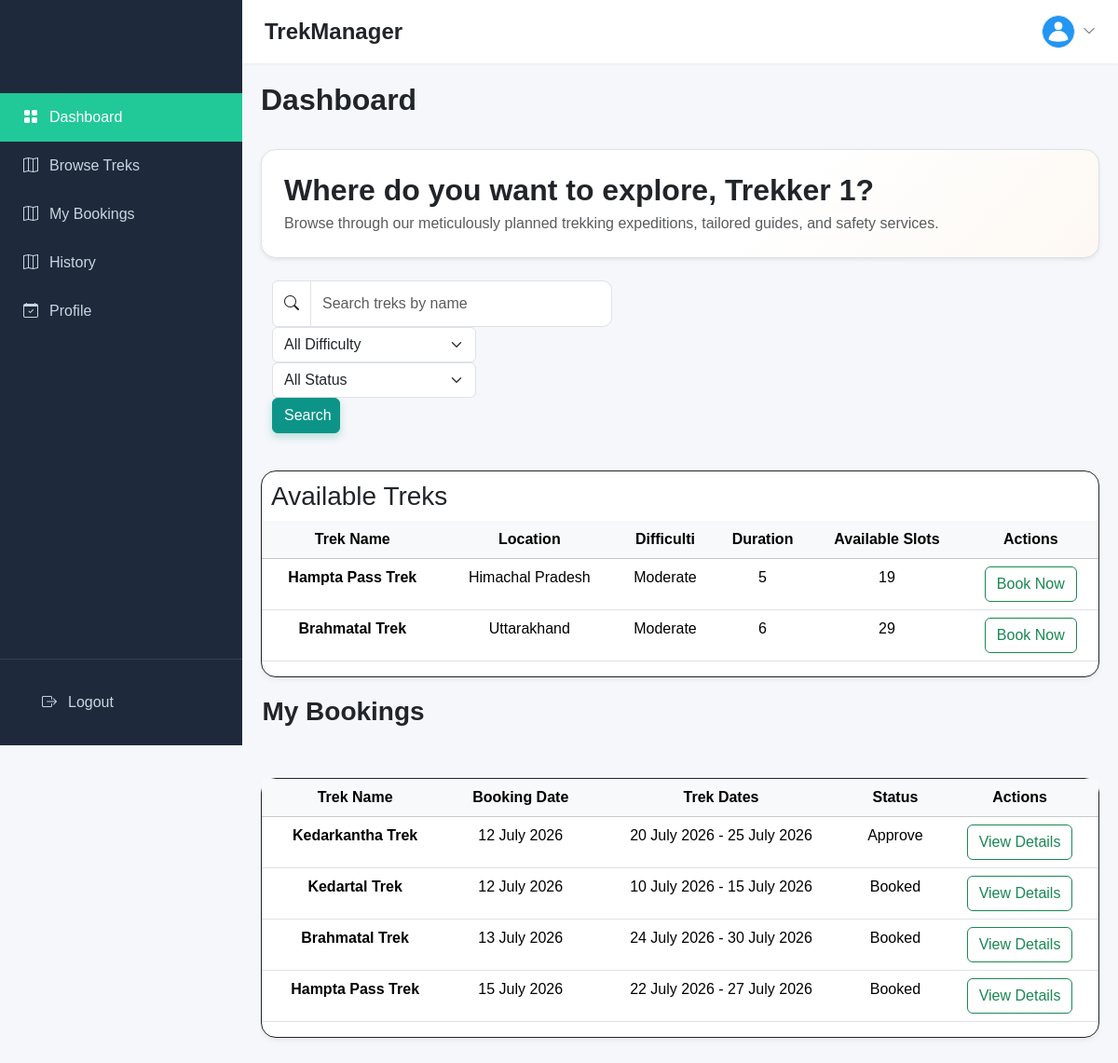
The page /trekker/1 on the database its author committed.
### application/models.py (models this page shows)
class User(db.Model):
    __tablename__ = "user"
    id = db.Column(db.Integer, primary_key=True)
    email = db.Column(db.String(), unique=True, nullable=False)
    password = db.Column(db.String(), nullable=False)
    fullname = db.Column(db.String(), nullable=False)
    role = db.Column(db.String(), nullable=False, default='trekker') #Admin, Staff, Trekker/user
    status = db.Column(db.String(), default='pending') #pending, approve or blacklist
    joined_date = db.Column(db.DateTime(), default = datetime.utcnow)
    bookings = db.relationship('Booking', backref = 'user', lazy = True, cascade = 'all, delete-orphan')

class Trek(db.Model):
    __tablename__ = "treks"
    id = db.Column(db.Integer, primary_key=True)
    trekname = db.Column(db.String(), nullable = False)
    location = db.Column(db.String(), nullable = False)
    difficulty = db.Column(db.String(), nullable = False, default = 'Moderate')
    duration = db.Column(db.String(), nullable = False)
    slots = db.Column(db.Integer(), nullable = False)
    status = db.Column(db.String(), default = 'pending') #Pending, Approved, Open, Full, Closed, Completed
    start_date = db.Column(db.DateTime(), nullable = False)
    end_date = db.Column(db.DateTime(), nullable = False)
    description = db.Column(db.Text(), nullable = False)
    sname = db.Column(db.String(), nullable = False)
    staff_id = db.Column(db.Integer, db.ForeignKey('staff_profile.id'))
    bookings = db.relationship('Booking', backref='trek', lazy=True, cascade='all, delete-orphan')

class Booking(db.Model):
    __tablename__ = "bookings"
    id = db.Column(db.Integer, primary_key = True)
    user_id = db.Column(db.Integer, db.ForeignKey('user.id'), nullable = False)
    trek_id = db.Column(db.Integer, db.ForeignKey('treks.id'), nullable = False)
    booking_date = db.Column(db.DateTime(), default = datetime.utcnow)
    status = db.Column(db.String(), default = "Booked") #Booked, Cancelled, Completed, Approve,

### application/auth.py (the view)
@auth_bp.route('/trekker/<int:trekker_id>')
def trekker(trekker_id):
    trekker_profile = Trekker.query.get(trekker_id)
    if not trekker_profile:
        return redirect(url_for('auth.login'))
    query = Trek.query.filter(Trek.status.in_(['Open', 'Upcoming', 'Approved']))
    search = request.args.get("search", "")
    difficulty = request.args.get("difficulty", "")
    status = request.args.get("status", "")
    if search:
        query = query.filter(
            Trek.name.ilike(f"%{search}%")
        )
    if difficulty:
        query = query.filter(
            Trek.difficulty == difficulty
        )
    if status:
        query = query.filter(
            Trek.status == status
        )
    treks = query.all()
    my_bookings = Booking.query.filter_by(user_id=trekker_profile.user_id).all()
    return render_template('templates/user/user_dashboard.html', trekker_profile=trekker_profile, treks=treks, my_bookings=my_bookings)

### application/auth.py (called while the page is built)
def format_date(value):
    if value:
        return value.strftime("%d %B %Y")
    return ""

### templates/user/user_dashboard.html (shortened to what this page needs)
<!DOCTYPE html>
<html lang="en">
<head>
    <link href="https://cdn.jsdelivr.net/npm/bootstrap@5.3.3/dist/css/bootstrap.min.css" rel="stylesheet">
    <link href="https://cdn.jsdelivr.net/npm/bootstrap-icons@1.11.3/font/bootstrap-icons.css" rel="stylesheet">
    <link rel="stylesheet" href="/static/style.css">
</head>
<body>
<div class="wrapper">
    <aside class="sidebar">
        <ul class="nav-bar flex-column">
            <li class="nav-item">
                <a href="{{ url_for('auth.trekker', trekker_id=trekker_profile.id) }}" class="nav-link active">
                    <i class="bi bi-grid-fill"></i>
                    Dashboard
                </a>
            </li>
            <li class="nav-item">
                <a href="{{ url_for('auth.trekker', trekker_id=trekker_profile.id) }}" class="nav-link">
                    <i class="bi bi-map"></i>
                    Browse Treks
                </a>
            </li>
            <li class="nav-item">
                <a href="{{ url_for('auth.trekker_bookings', trekker_id=trekker_profile.id) }}" class="nav-link">
                    <i class="bi bi-map"></i>
                    My Bookings
                </a>
            </li>
            <li class="nav-item">
                <a href="{{ url_for('auth.trekker_history', trekker_id=trekker_profile.id) }}" class="nav-link">
                    <i class="bi bi-map"></i>
                    History
                </a>
            </li>
            <li class="nav-item">
                <a href="{{ url_for('auth.trekker_profile', trekker_id=trekker_profile.id) }}" class="nav-link">
                    <i class="bi bi-calendar-check"></i>
                    Profile
                </a>
            </li>
        </ul>
        <div class="logout">
            <a href="/" class="nav-link">
                <i class="bi bi-box-arrow-right"></i>
                Logout
            </a>
        </div>
    </aside>
    <main class="main-content">
        <header class="top-navbar">
            <div class="d-flex align-items-center gap-2">
                <h1 class="h4 mb-0 fw-bold d-none d-sm-block">TrekManager</h1>
            </div>
            <div class="d-flex align-items-center gap-3">
                <div class="dropdown">
                    <a href="#" class="d-flex align-items-center gap-2 text-decoration-none text-dark" data-bs-toggle="dropdown">
                        <img src="/static/images/humanicon.png" alt="Admin" class="rounded-circle border border-primary-light" style="width: 36px; height: 36px; object-fit: cover;">
                        <i class="bi bi-chevron-down d-none d-sm-block text-muted small"></i>
                    </a>
                </div>
            </div>
        </header>
        <div class="content-body">
            <div style="margin-bottom: 30px;">
                <div class="row align-items-center">
                    <div class="col-md-8">
                        <h2 class="fw-bold mb-1">Dashboard</h2>
                    </div>
                </div>
            </div>
            <div class="p-4 border rounded-4 bg-white mb-4 shadow-sm" style="background: linear-gradient(135deg, #ffffff 60%, rgba(217, 119, 6, 0.05) 100%);">
                <h2 class="fw-bold mb-1">Where do you want to explore, {{ trekker_profile.user.fullname }}?</h2>
                <p class="text-muted mb-0">Browse through our meticulously planned trekking expeditions, tailored guides, and safety services.</p>
            </div>
            <div class="container mt-4">
                <div class="row g-3">
                    <form method="GET" action="{{ url_for('auth.trekker', trekker_id=trekker_profile.id) }}">
                        <div class="col-md-5">
                            <div class="input-group">
                                <span class="input-group-text bg-white">
                                    <i class="bi bi-search"></i>
                                </span>
                                <input type="text"
                                    class="form-control"
                                    name="search"
                                    placeholder="Search treks by name"
                                    value="{{ request.args.get('search', '') }}">
                            </div>
                        </div>
                        <div class="col-md-3">
                            <select class="form-select" name="difficulty">
                                <option value="">All Difficulty</option>
                            </select>
                        </div>
                        <div class="col-md-3">
                            <select class="form-select" name="status">
                                <option value="">All Status</option>
                            </select>
                        </div>
                        <div class="col-md-1">
                            <button class="btn btn-primary w-100">
                                Search
                            </button>
                        </div>
                    </form>
                </div>
            </div>
        </div>
        <div class="main-table">
            <h3 style="margin: 10px;">Available Treks</h3>
            <table class="table text-center table-hover">
                <thead class="table-light">
                    <tr>
                    <th scope="col">Trek Name</th>
                    <th scope="col">Location</th>
                    <th scope="col">Difficulti</th>
                    <th scope="col">Duration</th>
                    <th scope="col">Available Slots</th>
                    <th scope="col">Actions</th>
                    </tr>
                </thead>
                <tbody>
                    {% if treks %}
                        {% for trek in treks %}
                        <tr>
                            <th scope="row">{{ trek.trekname }}</th>
                            <td>{{ trek.location }}</td>
                            <td>{{ trek.difficulty }}</td>
                            <td>{{ trek.duration }}</td>
                            <td>{{ trek.slots }}</td>
                            <td>
                                <a href="{{ url_for('auth.view_trek', trek_id=trek.id, trekker_id=trekker_profile.id)}}" class="btn btn-outline-success">
                                    Book Now</a>
                            </td>
                        </tr>
                        {% endfor %}
                    {% else %}
                        <tr>
                            <td colspan="6" class="text-muted">No available treks right now.</td>
                        </tr>
                    {% endif %}
                </tbody>
            </table>
        </div>
        <div style="margin-bottom: 30px;">
            <div class="row align-items-center">
                <div class="col-md-3 text-center">
                    <h3 class="fw-bold mb-1">My Bookings</h3>
                </div>
            </div>
        </div>
        <div class="main-table">
            <table class="table text-center table-hover">
                <thead class="table-light">
                    <tr>
                    <th scope="col">Trek Name</th>
                    <th scope="col">Booking Date</th>
                    <th scope="col">Trek Dates</th>
                    <th scope="col">Status</th>
                    <th scope="col">Actions</th>
                    </tr>
                </thead>
                <tbody>
                    {% for booking in my_bookings %}
                    <tr>
                        <th scope="row">{{ booking.trek.trekname }}</th>
                        <td>{{ booking.booking_date|date }}</td>
                        <td>{{ booking.trek.start_date|date }} - {{ booking.trek.end_date|date }}</td>
                        <td>{{ booking.status }}</td>
                        <td>
                            <a href="{{ url_for('auth.view_trek', trek_id=booking.trek.id, trekker_id=trekker_profile.id)}}" class="btn btn-outline-success">
                                View Details</a>
                        </td>
                    </tr>
                    {% endfor %}
                </tbody>
            </table>
        </div>
    </main>
</body>
</html>

### static/style.css (style rules this page uses)
.btn-primary { background-color: #0d9488; border-color: #0d9488; box-shadow: 0 4px 8px rgba(13, 148, 136, 0.25); }
.form-control { height:50px; border-radius:10px; }
.wrapper { display:flex; min-height:100vh; }
.sidebar { width:260px; background:#1e293b; color:#fff; flex-shrink: 0; display:flex; position: sticky; flex-direction:column; justify-content:space-between; height: 100vh; z-index: 100; top: 0; }
.nav-bar { padding:100px 0; }
.nav-link { color:#cbd5e1; padding:14px 25px; display:flex; align-items:center; gap:12px; transition:.3s; font-size:16px; }
.nav-link.active { background:#20c997; color:#fff; }
.logout { padding:20px; border-top:1px solid rgba(255,255,255,.1); }
.main-content { flex-grow: 1; display: flex; flex-direction: column; background-color: var(--light-bg); min-height: 100vh; position: relative; padding-bottom: 70px; }
.top-navbar { background-color: #ffffff; border-bottom: 1px solid var(--border-color); padding: 1rem 1.5rem; display: flex; justify-content: space-between; align-items: center; position: sticky; top: 0; z-index: 90; box-shadow: 0 1px 3px rgba(0,0,0,0.05); }
.content-body { padding: 20px; margin-bottom: 0; flex-grow: 1; }
.main-table { margin: 20px; background-color: #ffffff; border: 1px solid; border-radius: 1rem; right: 0; height: auto; box-shadow: 0 4px 6px -1px rgba(0,0,0,0.05), 0 2px 4px -1px rgba(0,0,0,0.03); }

### templates/user/user_dashboard.html (style rules this page uses)
* { margin:0; padding:0; box-sizing:border-box; }
body { font-family:Arial, Helvetica, sans-serif; background:#f5f7fa; }

### rows shown on the page
User: user.fullname "Trekker 1"
Trek: trekname "Hampta Pass Trek", location "Himachal Pradesh", difficulty "Moderate", duration "5", slots "19"
Trek: trekname "Brahmatal Trek", location "Uttarakhand", difficulty "Moderate", duration "6", slots "29"
Booking: trek.trekname "Kedarkantha Trek", booking_date "12 July 2026", trek.start_date "20 July 2026", trek.end_date "25 July 2026", status "Approve"
Booking: trek.trekname "Kedartal Trek", booking_date "12 July 2026", trek.start_date "10 July 2026", trek.end_date "15 July 2026", status "Booked"
Booking: trek.trekname "Brahmatal Trek", booking_date "13 July 2026", trek.start_date "24 July 2026", trek.end_date "30 July 2026", status "Booked"
Booking: trek.trekname "Hampta Pass Trek", booking_date "15 July 2026", trek.start_date "22 July 2026", trek.end_date "27 July 2026", status "Booked"
